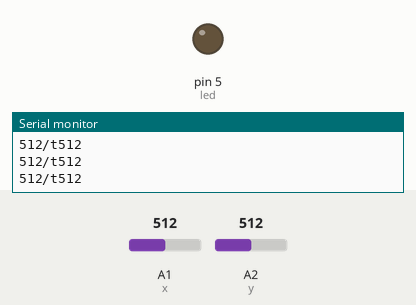
Simulated run of this sketch. Board: Arduino Uno, built with avr-gcc and run on an emulated ATmega328P. Parts: output pins drawn as LEDs (lit = HIGH), the last lines printed to the serial monitor. The inputs (shaded band) are chosen by the test bench; at power-on: A2 (y) = 512, A1 (x) = 512.

Above: at 1.3 s.
1.4 s: A2 (y) set to 0
At 2.0 s:
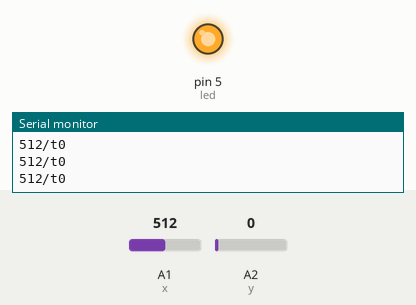
3.1 s: A2 (y) set to 122
At 4.6 s:
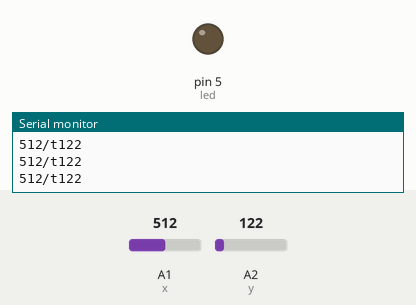
Timing chart, 0 to 6.1 s (numbered marks = the images above; inputs shaded):
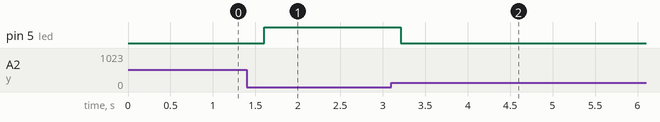

Measured:
- after the input at 1.4 s, pin 5 (led): LOW → HIGH after 0.21 s
- after the input at 3.1 s, pin 5 (led): HIGH → LOW after 0.11 s

The sketch:

djostik_2.ino
```cpp
int btn = 10;
int x = A1;
int y = A2;
int led = 5;
void setup()
{
delay(100);
Serial.begin(9600);
digitalWrite(led,LOW);
pinMode(led,OUTPUT);
pinMode(x,INPUT);
digitalWrite(x,HIGH);
pinMode(y,INPUT);
digitalWrite(y,HIGH);
pinMode(btn,INPUT);
digitalWrite(btn,HIGH);
}
void loop()
{
int led_state = analogRead(btn);
delay(100);
if (led_state == 0)
{
digitalWrite(led,HIGH);
}
else
{
digitalWrite(led,LOW);
}
int dx = analogRead(x);
int dy = analogRead(y);
delay(100);
Serial.print(dx);
Serial.print("/t");
Serial.println(dy);
}
```
